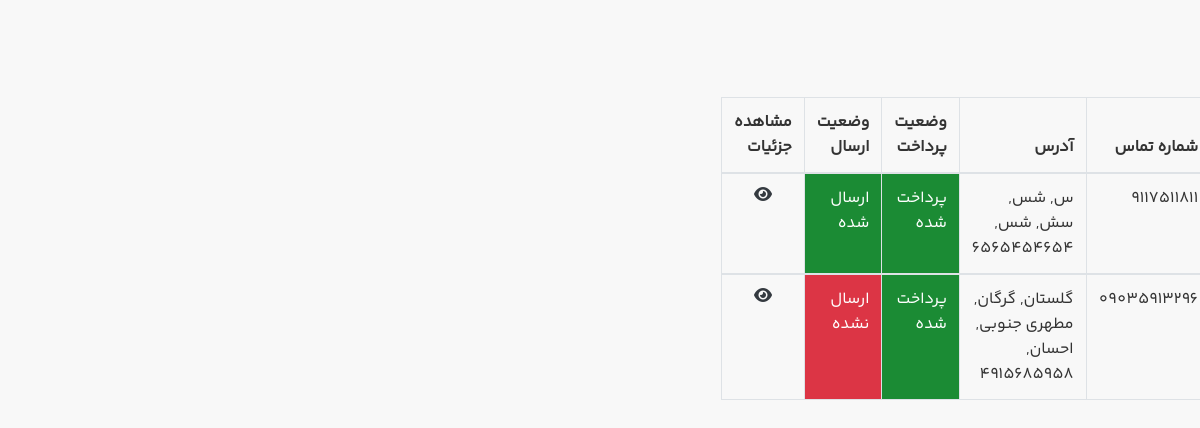
The app's page /panel/orders (signed in), older data.
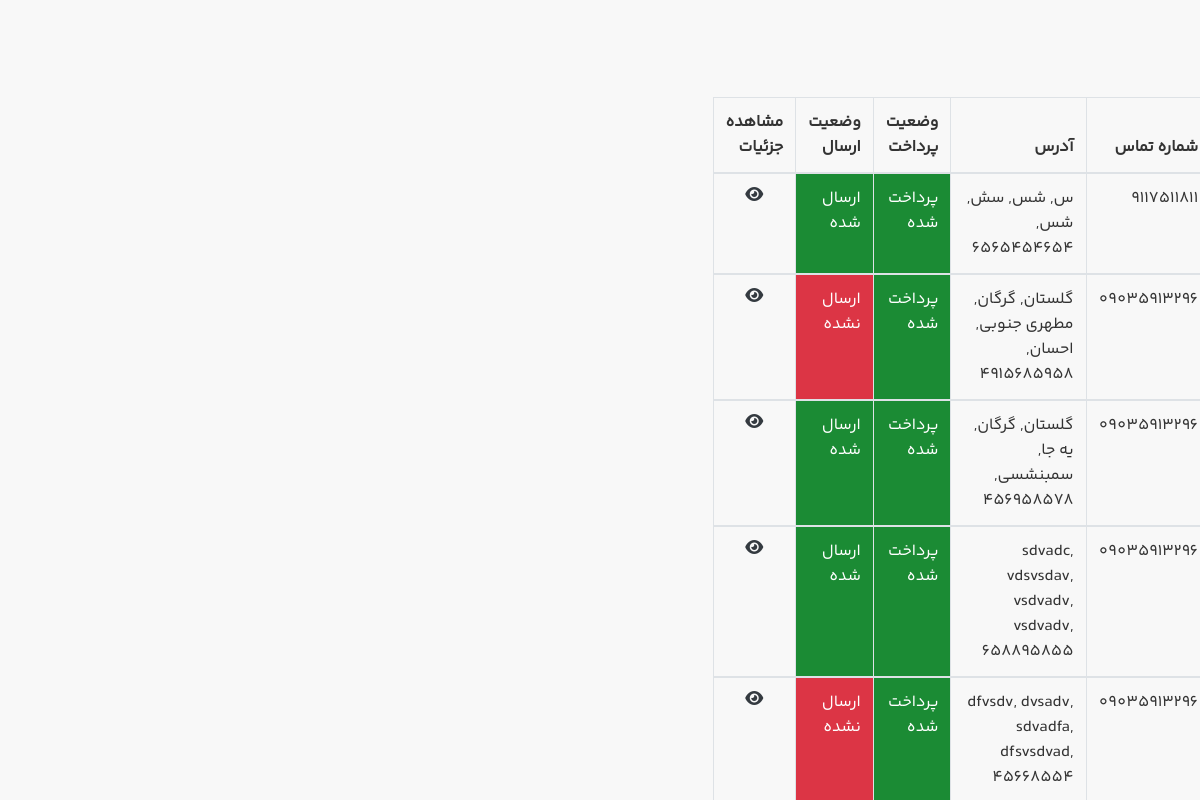
The same page, newer data.
### order_module/models.py (models this page shows, shortened)
class OrderCheckout(models.Model):
    user = models.ForeignKey(User, on_delete=models.CASCADE, verbose_name='کاربر')
    order = models.ForeignKey(Order, on_delete=models.CASCADE, verbose_name='رسید')
    first_name = models.CharField(max_length=250, verbose_name='نام')
    last_name = models.CharField(max_length=250, verbose_name='نام خانوادگی')
    state = models.CharField(max_length=250, verbose_name='استان')
    city = models.CharField(max_length=250, verbose_name='شهر')
    street = models.CharField(max_length=250, verbose_name='خیابان')
    apartment = models.CharField(max_length=250, verbose_name='آپارتمان')
    zipcode = models.CharField(max_length=250, verbose_name='کد پستی')
    phone = models.CharField(max_length=250, verbose_name='شماره تماس')
    sended = models.BooleanField(verbose_name='ارسال شده / نشده')
    class Meta:
        verbose_name = 'سفارش'
        verbose_name_plural = 'سفارشات'

### account_module/models.py (models this page shows, shortened)
class User(AbstractUser):
    phone_number = models.CharField(max_length=11, verbose_name="تلفن همراه")
    email_active_code = models.CharField(max_length=100, verbose_name="کد فعالسازی")
    address = models.CharField(max_length=250, verbose_name="آدرس", default="ثبت نشده", blank=True)
    profile_image = ResizedImageField(upload_to="user_profile", size=[80 , 80], crop=['middle', 'center'],quality=100, blank=True, null=True)
    order_count =  models.IntegerField(null=True, default=0 ,verbose_name='تعداد خرید')
    total_buy = models.IntegerField(null=True, default=0, verbose_name='مجموع خرید')
    class Meta:
        verbose_name = "کاربر"
        verbose_name_plural="کاربران"

### admin_panel/views.py (the view)
# urls.py: path('orders', views.AdminOrderView.as_view(), name='order-admin'),
class AdminOrderView(View):
    def get(self, request):
        orders = OrderCheckout.objects.select_related('order').select_related("user")
        return render(request, 'order-admin.html', context={
            'orders': orders,
        })

### admin_panel/templates/order-admin.html (shortened to what this page needs)
{% extends 'shared/main.html' %}
{% block content %}
    {% if request.user.is_superuser %}
        <div class="m-5">
            <table class="table table-bordered">
                <thead>
                <tr>
                    <th scope="col">شماره تماس</th>
                    <th scope="col">آدرس</th>
                    <th scope="col">وضعیت پرداخت</th>
                    <th scope="col">وضعیت ارسال</th>
                    <th>مشاهده جزئیات</th>
                </tr>
                </thead>
                {% for item in orders %}
                    <tbody>
                    <tr>
                        <td>{{ item.user.phone_number }}</td>
                        <td>{{ item.state }}, {{ item.city }}, {{ item.street }}, {{ item.apartment }}, {{ item.zipcode }}</td>
                        <td class="text-white {% if item.order.is_paid == True %} bg-success {% else %} bg-danger {% endif %}">
                            {% if item.order.is_paid == True %}
                                پرداخت شده
                            {% else %}
                                پرداخت نشده
                            {% endif %}
                        </td>
                        <td class="text-white {% if item.sended == True %} bg-success {% else %} bg-danger {% endif %}">
                            {% if item.sended == True %}
                                ارسال شده
                            {% else %}
                                ارسال نشده
                            {% endif %}
                        </td>
                        <td class="text-center"><a href="{% url "panel:order-admin-detail" item.order.id %}"
                                                   class="text-dark"><i
                                class="fas fa-eye"></i></a></td>
                    </tr>
                    </tbody>
                {% endfor %}
            </table>
        </div>
    {% else %}
        <h1 class="text-center my-5">ظاهرا شما گم شدید :)</h1>
    {% endif %}
{% endblock %}

### templates/shared/main.html (shortened to what this page needs)
{% load render_partial %}
<html dir="rtl" lang="fa-IR">
<head>
    {% include 'shared/header_links.html' %}
</head>
<body class="rtl">
<div class="main_wrap">
    <div class="off-canvas-wrap ">
        {% block content %}{% endblock %}
    </div>
</div>
</body>
</html>

### templates/shared/header_links.html (shortened to what this page needs)
<link href="/static/Css/Main.css" rel="stylesheet" />
<link href="/static/Css/Menu.css" rel="stylesheet" />
<link href="/static/Css/Style.css" rel="stylesheet" />
<link href="/static/Css/owl.carousel.min.css" rel="stylesheet" />
<link rel="stylesheet" href="https://cdnjs.cloudflare.com/ajax/libs/font-awesome/6.4.2/css/all.min.css" />
<link href="/static/Css/owl.theme.min.css" rel="stylesheet" />

### static/Css/Menu.css (style rules this page uses)
.off-canvas-wrap { position: fixed; top: 0; right: 0; width: 280px; padding: 0; background-color: #ffffff; height: 100%; z-index: 9999; color: #555; -webkit-transition: -webkit-transform .5s ease; -moz-transition: transform .5s ease; -o-transition: -o-transform .5s ease; transition: transform .5s ease; backface-visibility: hidden; -webkit-backface-visibility: hidden; -webkit-font-smoothing: subpixel-antialiased; -webkit-overflow-scrolling: touch; -webkit-transform: translate(300px, 0); -moz-transform: translate(300px, 0); -ms-transform: translate(300px, 0); -o-transform: translate(300px, 0); transform: translate(300px, 0); -webkit-box-shadow: 2px 2px 1px rgba(24, 24, 24, .05); -moz-box-shadow: 2px 2px 1px rgba(24, 24, 24, .05); box-shadow: 2px 2px 1px rgba(24, 24, 24, .05); }

### static/Css/Style.css (style rules this page uses)
body { direction: rtl; font-size: 16px; font-family: YekanBakhFaNum-Regular; text-align: right; color: #333; margin: 0; padding: 0; background-color: #F8F8F8; overflow-x: hidden; line-height: 2.25; }
a, abbr, acronym, address, applet, article, aside, audio, b, big, blockquote, body, canvas, caption, center, cite, code, dd, del, details, dfn, div, dl, dt, em, embed, fieldset, figcaption, figure, footer, form, h1, h2, h3, h4, h5, h6, header, hgroup, html, i, iframe, img, ins, kbd, label, legend, li, mark, menu, nav, object, ol, output, p, pre, q, ruby, s, samp, section, small, span, strike, strong, sub, summary, sup, table, tbody, td, tfoot, th, thead, time, tr, tt, u, ul, var, video { margin: 0; padding: 0; border: 0; }
* { -webkit-box-sizing: border-box; -moz-box-sizing: border-box; outline: 0; box-sizing: border-box; }
i { font-style: normal; }
a { color: #2b2626; text-decoration: none !important; }

Row changes from the older to the newer data that the page shows:
added OrderCheckout: user.phone_number "09035913296", state "گلستان", city "گرگان", street "یه جا", apartment "سمبنشسی", zipcode "456958578", shows "پرداخت شده", sended "ارسال شده"
added OrderCheckout: user.phone_number "09035913296", state "sdvadc", city "vdsvsdav", street "vsdvadv", apartment "vsdvadv", zipcode "658895855", shows "پرداخت شده", sended "ارسال شده"
added OrderCheckout: user.phone_number "09035913296", state "dfvsdv", city "dvsadv", street "sdvadfa", apartment "dfsvsdvad", zipcode "45668554", shows "پرداخت شده", sended "ارسال نشده"
